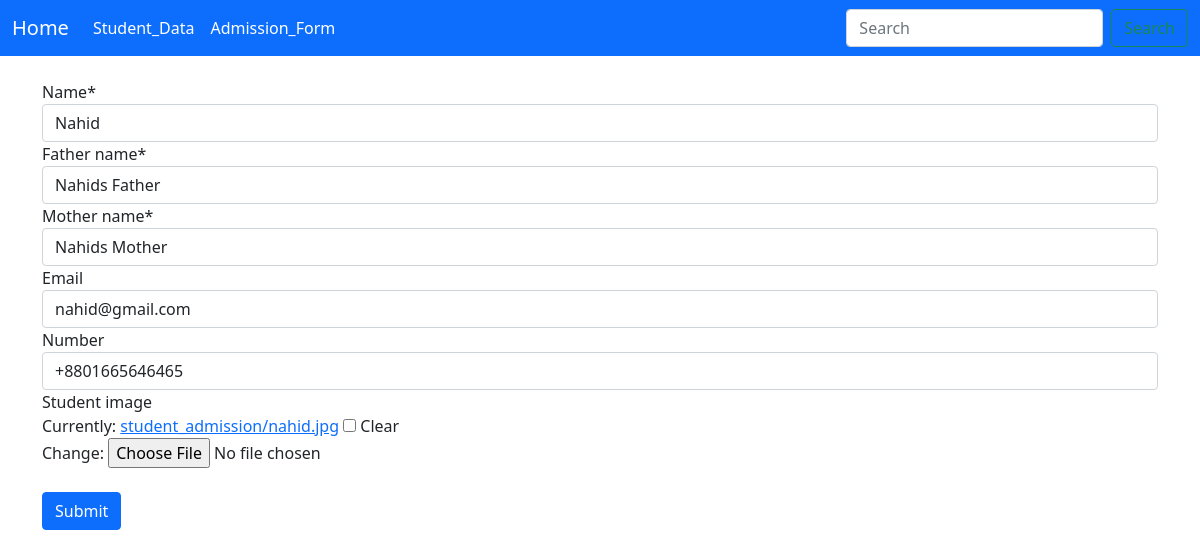
/student_update/10/, run on the app's committed database.
### CRUD_Learn_App/models.py (models this page shows, shortened)
class Student_Admission(models.Model):
    name = models.CharField(max_length=50)
    father_name = models.CharField(max_length=50)
    mother_name = models.CharField(max_length=50)
    number = PhoneNumberField(null=False, blank=True)
    email = models.EmailField(max_length=50, null=True, blank=True)
    student_image = models.ImageField(upload_to="student_admission", blank=True, null=True)
    created_at = models.DateTimeField(auto_now_add=True)
    updated_at = models.DateTimeField(auto_now=True)

### CRUD_Learn_App/views.py (the view)
# urls.py: path('student_update/<int:id>/', student_update, name='student_update'),
def student_update(request, id):
    data = Student_Admission.objects.get(id=id)
    form = Student_admission_form(request.POST or None, instance=data)
    if request.method == "POST" and form.is_valid():
        form = form.save(commit=False)
        form.save()
        return redirect('student_list')
    context = {
            'form' : form,
    }
    return render(request, 'student_admission_form.html', context)

### CRUD_Learn_App/forms.py
class Student_admission_form(forms.ModelForm):
    class Meta:
        model = Student_Admission
        fields = ['name', 'father_name', 'mother_name', 'email', 'number', 'student_image']

### templates/student_admission_form.html (shortened to what this page needs)
{% extends 'main.html' %}
{% load crispy_forms_tags %}
{% block main %}
  <br>
  <form method="POST", enctype="multipart/form-data">
       <div class="container">
       	  {{ form|crispy }}
	  <br>
          <button type="submit" class="btn btn-primary">Submit</button>
       </div>
 </form>
 <br>
{% endblock %}

### data on the page
Student_Admission: name "Nahid", father_name "Nahids Father", mother_name "Nahids Mother", email "nahid@gmail.com", number "+8801665646465"
